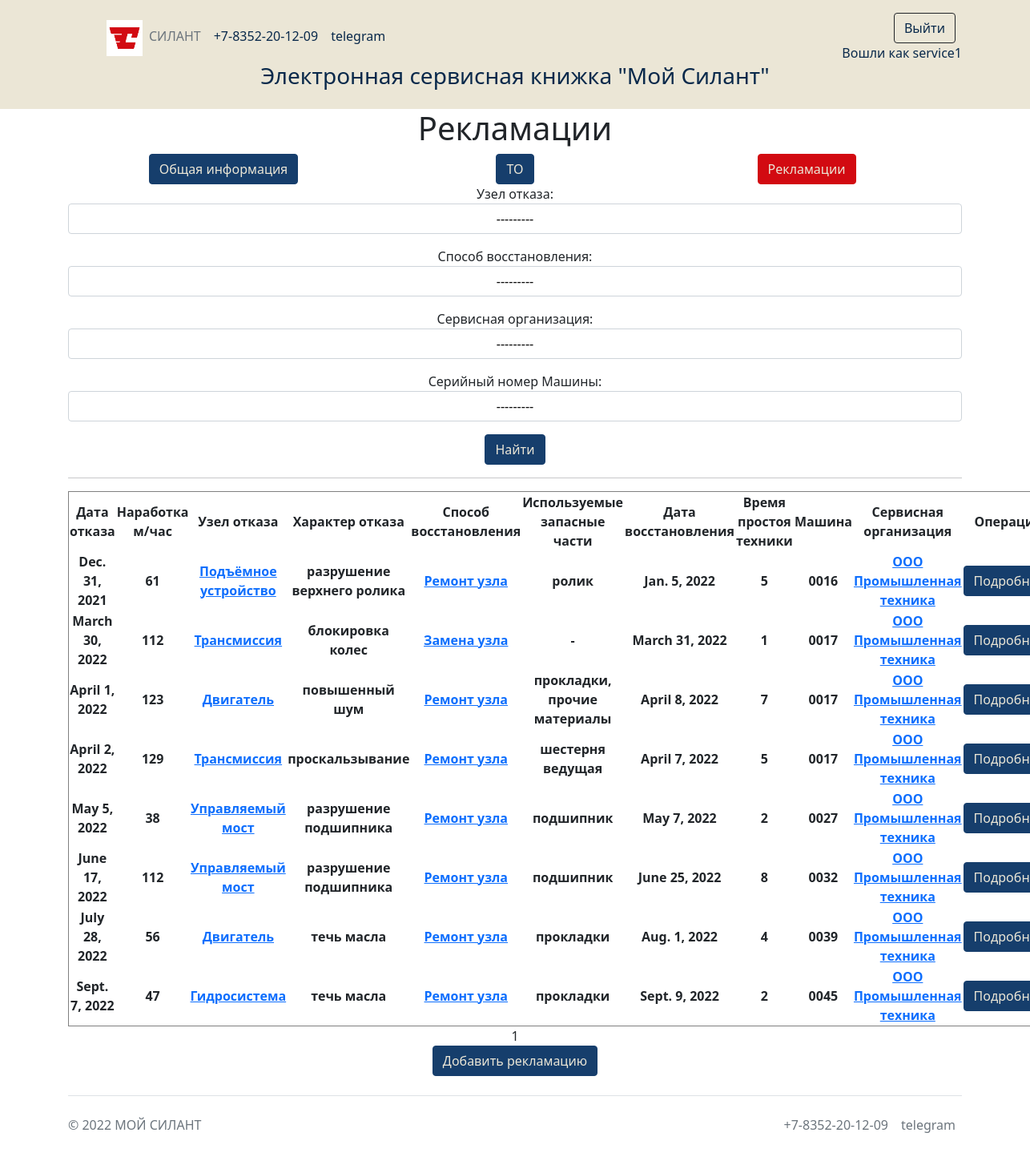
Screenshot of /cars/complaints/ (signed in) with the database file from the repository.
### silant/models.py (models this page shows, shortened)
class Complaints(models.Model):
    date_of_refusal = models.DateField(verbose_name='Дата отказа')
    operating_time = models.IntegerField(verbose_name='Наработка м/час')
    failure_node = models.ForeignKey(Failure_node, on_delete=models.CASCADE, verbose_name='Узел отказа')
    description_failure = models.TextField(max_length=1024, verbose_name='Характер отказа')
    recovery_method = models.ForeignKey(Recovery_method, on_delete=models.CASCADE, verbose_name='Способ восстановления')
    parts_used = models.TextField(verbose_name='Используемые запасные части')
    date_of_restoration = models.DateField(verbose_name='Дата восстановления')
    equipment_downtime = models.IntegerField(verbose_name='Время простоя техники', null = True, blank=True, editable=False)
    car = models.ForeignKey(Car, on_delete=models.CASCADE, verbose_name='Машина')
    service_company = models.ForeignKey(Service_company, on_delete=models.CASCADE, verbose_name='Сервисная организация')
    class Meta:
        verbose_name = 'Рекламации'
        verbose_name_plural = 'Рекламации'
        ordering = ['date_of_refusal']
        permissions = ( #Право для просмотра списка рекламаций других пользователей
            ('view_complaints_noclient', 'complaints view no client'),
            ('view_complaints_noservice', 'Can view no service')
        )

class Base_dictionary(models.Model):
    name = models.TextField(unique=True, verbose_name='Название')
    description = models.TextField(blank=True, verbose_name='Описание')
    class Meta:
        abstract = True
    def __str__(self):
        return f'{self.name}'

class Failure_node(Base_dictionary):
    class Meta:
        verbose_name = 'Узел отказа'
        verbose_name_plural = 'Узлы отказа'

class Recovery_method(Base_dictionary):
    class Meta:
        verbose_name = 'Способ восстановления'
        verbose_name_plural = 'Способы восстановления'

class Car(models.Model):
    serial_number = models.TextField(max_length=30, unique=True, db_index=True, verbose_name='Зав. № машины')
    technique_model = models.ForeignKey(Technique_model, on_delete=models.CASCADE, db_index=True, verbose_name='Модель техники')
    engine_model = models.ForeignKey(Engine_model, on_delete=models.CASCADE, db_index=True, verbose_name='Модель двигателя')
    engine_number = models.TextField(max_length=30, verbose_name='Зав. № двигателя')
    transmission_model = models.ForeignKey(Transmission_model, on_delete=models.CASCADE, db_index=True, verbose_name='Модель трансмиссии')
    transmission_number = models.TextField(max_length=50, verbose_name='Зав. № трансмиссии')
    drive_axle_model = models.ForeignKey(Drive_axle_model, on_delete=models.CASCADE, db_index=True, verbose_name='Модель ведущего моста')
    drive_axle_number = models.TextField(max_length=50, verbose_name='Зав. № ведущего моста')
    steerable_axle_model = models.ForeignKey(Steerable_axle_model, on_delete=models.CASCADE, db_index=True, verbose_name='Модель управляемого моста')
    steerable_axle_number = models.TextField(max_length=50, verbose_name='Зав. № управляемого моста')
    supply_contract = models.TextField(max_length=50, blank=True, verbose_name='Договор поставки №, дата.')
    shipping_date = models.DateField(db_index=True, verbose_name='Дата отгрузки с завода')
    consignee = models.TextField(max_length=50, blank=True, verbose_name='Грузополучатель (конечный потребитель)')
    delivery_address = models.TextField(max_length=150, blank=True, verbose_name='Адрес поставки (эксплуатации)')
    equipment = models.TextField(max_length=150, blank=True, verbose_name='Комплектация (доп. опции)')
    client = models.ForeignKey(Client, on_delete=models.CASCADE, null=True, blank=True, verbose_name='Клиент')
    service_company = models.ForeignKey(Service_company, on_delete=models.CASCADE, blank=True, verbose_name='Сервисная организация')
    def __str__(self):
        return f'{self.serial_number}'
    class Meta:
        verbose_name = 'Машины'
        verbose_name_plural = 'Машины'
        ordering = ['shipping_date']
        permissions = ( #Право для просмотра списка машин других пользователей
            ('view_car_noclient', 'Can view no client'),
            ('view_car_noservice', 'Can view no service')
        )

class Service_company(Base_dictionary):
    user = models.OneToOneField(User, on_delete=models.CASCADE, verbose_name='Имя пользователя')
    class Meta:
        verbose_name = 'Сервисная компания'
        verbose_name_plural = 'Сервисные компании'

### silant/views.py (the view)
# urls.py: path('complaints/', ComplaintsList.as_view()),
class ComplaintsList(LoginRequiredMixin, ListView): #Общий список
    model = Complaints
    ordering = 'date_of_refusal'
    template_name = 'Complaints/Complaints.html'
    permission_required = ('silant.view_complaints',)
    context_object_name = 'complaints'
    paginate_by = 10
    def get_queryset(self):
        queryset = super().get_queryset()
        if self.request.user.is_authenticated:
            if self.request.user.has_perm('silant.view_complaints_noclient') == False: # авторизованный пользователь не имеет право просмотра всех записей машин
                queryset = Complaints.objects.filter(car__client__user=self.request.user)
            else:
                if self.request.user.has_perm('silant.view_complaints_noservice') == False:
                    queryset = Complaints.objects.filter(service_company__user=self.request.user)
            self.filterset = ComplaintsFilter(self.request.GET, queryset)
        else:
            if not bool(self.request.GET):
                queryset = Complaints.objects.none()
        return self.filterset.qs
    def get_context_data(self, **kwargs):
        context = super().get_context_data(**kwargs)
        context['filterset'] = self.filterset
        return context

### templates/Complaints/Complaints.html (shortened to what this page needs)
{% extends 'flatpages/default.html' %}
{% block content %}
    <h1>Рекламации</h1>
    {% if user.is_authenticated %}
    <div class="container">
        <div class="row">
        <div class="col">
            <a class="btn btn-silant-blue" href="/cars/">Общая информация</a>
        </div>
        <div class="col">
            <a class="btn btn-silant-blue" href="/cars/maintenances/">ТО </a>
        </div>
        <div class="col">
            <a class="btn btn-silant-red">Рекламации</a>
        </div>
        </div>
    </div>
    {% endif %}
   <form action="" method="get">
        {{ filterset.form.as_p }}
        <input class="btn btn-silant-blue" type="submit" value="Найти" />
    </form>
   <hr>
   {% if complaints %}
       <table border="1" style="text-align:center">
           <tr>
               <td><b>Дата отказа</b></td>
               <td><b>Наработка м/час</b></td>
               <td><b>Узел отказа</b></td>
               <td><b>Характер отказа</b></td>
               <td><b>Способ восстановления</b></td>
               <td><b>Используемые запасные части</b></td>
               <td><b>Дата восстановления</b></td>
               <td><b>Время простоя техники</b></td>
               <td><b>Машина</b></td>
               <td><b>Сервисная организация</b></td>
               <td><b>Операции</b></td>
           </tr>
           {% for complaint in complaints %}
           <tr>
                <td><b>{{ complaint.date_of_refusal }}</b></td>
                <td><b>{{ complaint.operating_time }}</b></td>
                <td><b><a href="dictionary/failureNode/{{complaint.failure_node.id}}/">{{ complaint.failure_node }}</a></b></td>
                <td><b>{{ complaint.description_failure }}</b></td>
                <td><b><a href="dictionary/recoveryMethod/{{complaint.recovery_method.id}}/">{{ complaint.recovery_method }}</a></b></td>
                <td><b>{{ complaint.parts_used }}</b></td>
                <td><b>{{ complaint.date_of_restoration }}</b></td>
                <td><b>{{ complaint.equipment_downtime }}</b></td>
                <td><b>{{ complaint.car }}</b></td>
                <td><b><a href="dictionary/serviceCompany/{{complaint.service_company.id}}/">{{ complaint.service_company }}</a></b></td>
                <td>
                    <a class="btn btn-silant-blue" href="/cars/complaints/info">Подробнее</a>
                </td>
           </tr>
           {% endfor %}
       </table>
   {% else %}
       <h2>Данных пока нет!</h2>
   {% endif %}
   {{ page_obj.number }}
    <div>
    {% if user.is_authenticated and perms.silant.add_complaints %}
        <a class="btn btn-silant-blue" href="/cars/complaints/create">Добавить рекламацию</a>
    {% endif %}
    </div>
{% endblock content %}

### templates/flatpages/default.html (shortened to what this page needs)
<!DOCTYPE html>
{% load static %}
<html lang="ru">
    <head>
        <link href="{% static 'css/styles.css' %}" rel="stylesheet" />
        <link href="{% static 'css/custom.css' %}" rel="stylesheet" />
    </head>
    <body>
        <div class="wrapper">
            <header class="p-3 bg-dark bg-silent-sands text-header">
                <div class="container">
                    <div class="d-flex flex-wrap align-items-center justify-content-center justify-content-lg-start">
                        <a href="/" class="d-flex align-items-center mb-2 mb-lg-0 text-header text-decoration-none">
                        <svg class="bi me-2" width="40" height="32" role="img" aria-label="Bootstrap"><use xlink:href="#bootstrap"></use></svg>
                        </a>
                        <ul class="nav col-12 col-lg-auto me-lg-auto mb-2 justify-content-center mb-md-0">
                            <li><img width="45px" height="45px" src="/static/img/LogotypeHeader.jpg"></li>
                            <li><a href="#" class="nav-link px-2 text-secondary">СИЛАНТ</a></li>
                            <li><a href="tel:88352201209" class="nav-link px-2 text-header">+7-8352-20-12-09</a></li>
                            <li><a href="https://t.me/chzsa21" class="nav-link px-2 text-header">telegram</a></li>
                        </ul>
                        <div class="text-end">
                            {% if user.is_authenticated %}
                                <ul class="navbar-nav ms-auto">
                                    <li class="nav-item">
                                        <a class="btn btn-outline-dark me-2 text-header" href="/accounts/logout/">Выйти</a>
                                    </li>
                                </ul>
                            Вошли как {{request.user.username}}
                            {% else %}
                                <ul class="navbar-nav ms-auto">
                                    <li class="nav-item">
                                        <a class="btn btn-outline-dark me-2" href="/accounts/login/">Войти</a>
                                    </li>
                                </ul>
                            {% endif %}
                        </div>
                    </div>
                    <div class="nav col-12 col-lg-auto me-lg-auto mb-2 justify-content-center mb-md-0">
                        <h3>Электронная сервисная книжка "Мой Силант"</h3>
                    </div>
                </div>
            </header>
            <div class="container">
                <div class="row">
                    <div class="col-lg-12 text-center">
                        {% block content %}{% endblock content %}
                    </div>
                </div>
             </div>
             <div class="container">
                <footer class="d-flex flex-wrap justify-content-between align-items-center py-3 my-4 border-top">
                  <p class="col-md-4 mb-0 text-muted">© 2022 МОЙ СИЛАНТ</p>
                  <ul class="nav col-md-4 justify-content-end">
                    <li class="nav-item"><a href="tel:88352201209" class="nav-link px-2 text-muted">+7-8352-20-12-09</a></li>
                    <li class="nav-item"><a href="https://t.me/chzsa21" class="nav-link px-2 text-muted">telegram</a></li>
                  </ul>
                </footer>
              </div>
        </div>
    </body>
</html>

### static/css/custom.css (style rules this page uses)
:root { --silent-blue: #163e6c; --silent-dark-blue: #09294b; --silent-red: #d20a11; --silent-dark-red: #930f14; --silent-sands: #ebe6d6; }
.btn-silant-red { color: var(--silent-sands); background-color: var(--silent-red); border-color: var(--silent-red); }
.btn-silant-blue { color: var(--silent-sands); background-color: var(--silent-blue); border-color: var(--silent-blue); }
.bg-silent-sands { background-color: var(--silent-sands) !important; }
.text-header { color: var(--silent-dark-blue); }

### rows the page displays
Complaints: date_of_refusal "Dec. 31, 2021", operating_time "61", failure_node "Подъёмное устройство", description_failure "разрушение верхнего ролика", recovery_method "Ремонт узла", parts_used "ролик", date_of_restoration "Jan. 5, 2022", equipment_downtime "5", car "0016", service_company "ООО Промышленная техника"
Complaints: date_of_refusal "March 30, 2022", operating_time "112", failure_node "Трансмиссия", description_failure "блокировка колес", recovery_method "Замена узла", parts_used "-", date_of_restoration "March 31, 2022", equipment_downtime "1", car "0017", service_company "ООО Промышленная техника"
Complaints: date_of_refusal "April 1, 2022", operating_time "123", failure_node "Двигатель", description_failure "повышенный шум", recovery_method "Ремонт узла", parts_used "прокладки, прочие материалы", date_of_restoration "April 8, 2022", equipment_downtime "7", car "0017", service_company "ООО Промышленная техника"
Complaints: date_of_refusal "April 2, 2022", operating_time "129", failure_node "Трансмиссия", description_failure "проскальзывание", recovery_method "Ремонт узла", parts_used "шестерня ведущая", date_of_restoration "April 7, 2022", equipment_downtime "5", car "0017", service_company "ООО Промышленная техника"
Complaints: date_of_refusal "May 5, 2022", operating_time "38", failure_node "Управляемый мост", description_failure "разрушение подшипника", recovery_method "Ремонт узла", parts_used "подшипник", date_of_restoration "May 7, 2022", equipment_downtime "2", car "0027", service_company "ООО Промышленная техника"
Complaints: date_of_refusal "June 17, 2022", operating_time "112", failure_node "Управляемый мост", description_failure "разрушение подшипника", recovery_method "Ремонт узла", parts_used "подшипник", date_of_restoration "June 25, 2022", equipment_downtime "8", car "0032", service_company "ООО Промышленная техника"
Complaints: date_of_refusal "July 28, 2022", operating_time "56", failure_node "Двигатель", description_failure "течь масла", recovery_method "Ремонт узла", parts_used "прокладки", date_of_restoration "Aug. 1, 2022", equipment_downtime "4", car "0039", service_company "ООО Промышленная техника"
Complaints: date_of_refusal "Sept. 7, 2022", operating_time "47", failure_node "Гидросистема", description_failure "течь масла", recovery_method "Ремонт узла", parts_used "прокладки", date_of_restoration "Sept. 9, 2022", equipment_downtime "2", car "0045", service_company "ООО Промышленная техника"

### other values shown
{{ request.user.username }} "service1"
{{ page_obj.number }} "1"
